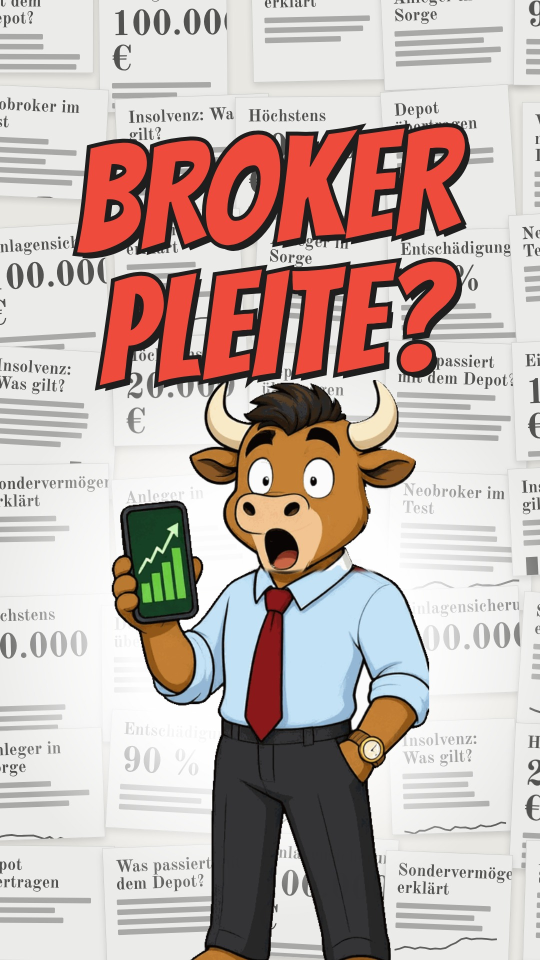
#> input picture brand-media/kanal-2/reels/2026-10-28-broker-pleite/cover.jpg, 1080 x 1920 px, found by its file name (shown at 1/2 size)
$ python bilder.py
#> lines starting #> are read from the running program, lines starting #| are printed output that depends on the picture
"""Verkleinerte WebP-Fassungen der Bilder der Website (Handarbeit unter website2/img/, einmal erzeugt und committet).

Die Seiten zeigen App-Ansichten rund 250 bis 290 Pixel breit, Heft- und Reportseiten 300 Pixel. Die Vorlagen sind dafür
viel zu groß (780 und 1100 Pixel breite JPEGs). Dieses Skript schreibt je Vorlage eine passende WebP-Datei; die Seiten
laden sie über <picture> und behalten das JPEG als Rückfall. Der Erzeuger (build.mjs) nimmt eine WebP-Fassung nur, wenn
sie vorhanden ist: Für ein neues Heft oder einen neuen Report funktioniert die Seite auch ohne erneuten Lauf.

    python3 products/website2/bilder.py            (braucht Pillow; läuft nicht in der CI)
"""
from pathlib import Path
from PIL import Image

ROOT = Path(__file__).resolve().parents[2]
IMG = ROOT / "website2" / "img"
# Heft und Report, die die Seiten fest zeigen (HEFT und REPORT in build.mjs).
HEFT = ("01", ROOT / "insights/magazin/nr-01", [2, 3, 5, 8, 12, 17, 20, 24])
REPORT = ("01", ROOT / "insights/reports/take-two-gta-6", [2, 4, 5, 6, 7, 8])


def webp(source, target, width, quality=80):
#> called with width = 560, quality = 82
    image = Image.open(source).convert("RGB")
#> image is the input picture: PIL image 1080x1920 RGB; mean R, G, B 195.2, 178.4, 173.4
    if image.width > width:
        image = image.resize((width, round(image.height * width / image.width)), Image.LANCZOS)
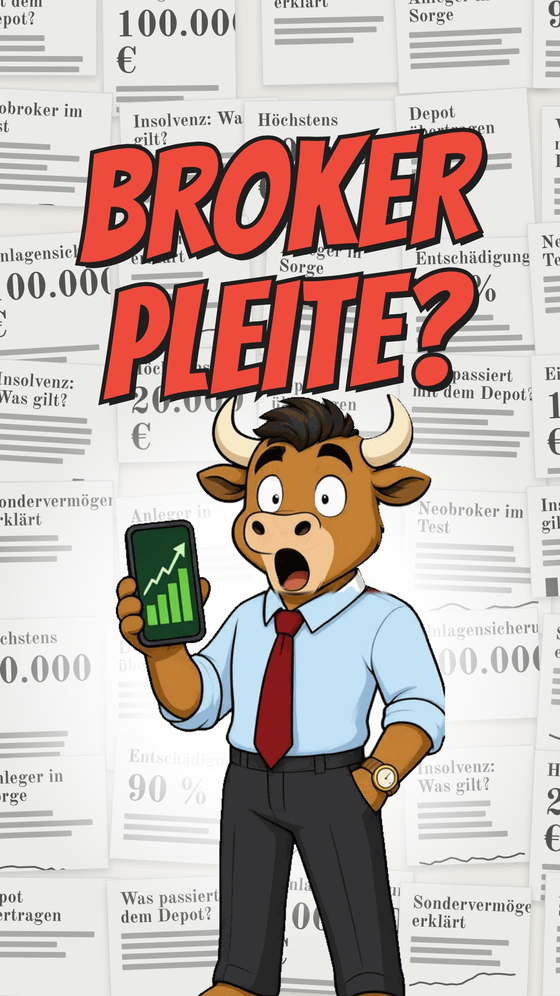
#> image: PIL image 560x996 RGB; mean R, G, B 195.2, 178.4, 173.4
    image.save(target, "WEBP", quality=quality, method=6)
#> (the run stopped early here; a loop or call above may not have finished)
